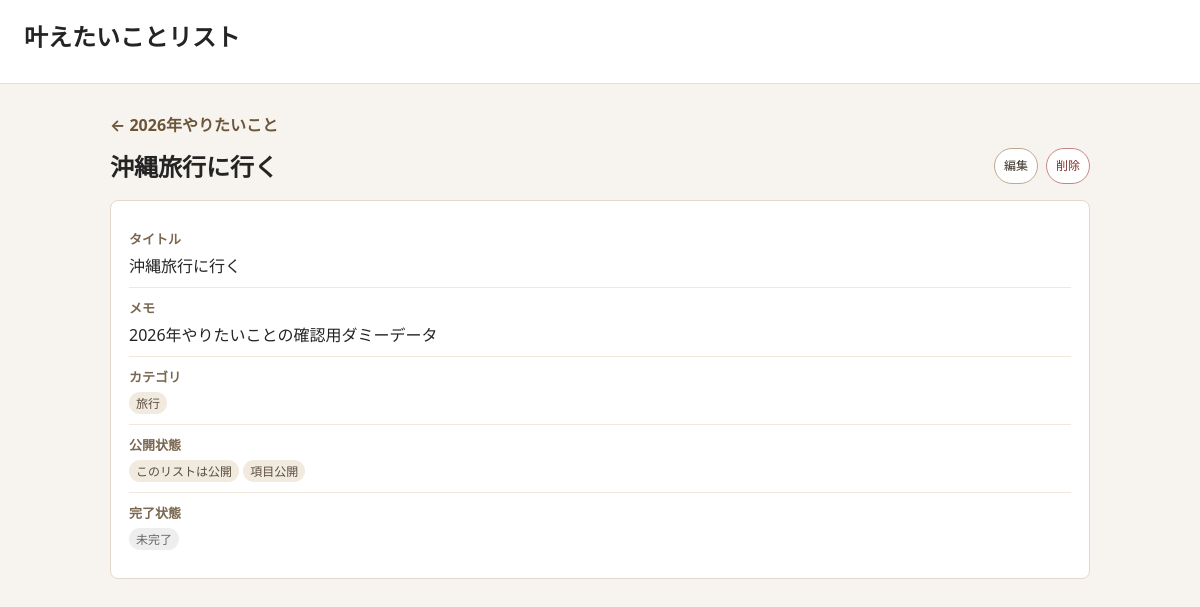
The page /yearly/587/ (signed in) on the database its author committed.
### goals/models.py (models this page shows, shortened)
class YearPlan(models.Model):
    TARGET_CHOICES = GoalSetting.TARGET_CHOICES
    user = models.ForeignKey(
        settings.AUTH_USER_MODEL,
        verbose_name="ユーザー",
        on_delete=models.CASCADE,
        related_name="year_plans",
    )
    year = models.PositiveIntegerField("Year")
    list_title = models.CharField("リスト名", max_length=120, blank=True)
    target_count = models.PositiveIntegerField("Target count", choices=TARGET_CHOICES, default=100)
    is_public = models.BooleanField("この年のリストを公開する", default=False)
    updated_at = models.DateTimeField(auto_now=True)
    class Meta:
        ordering = ["-year"]

class YearlyGoal(models.Model):
    CATEGORY_CHOICES = [
        ("travel", "旅行"),
        ("beauty", "美容"),
        ("study", "勉強"),
        ("work", "仕事"),
        ("hobby", "趣味"),
        ("health", "健康"),
        ("money", "お金"),
        ("other", "その他"),
    ]
    user = models.ForeignKey(
        settings.AUTH_USER_MODEL,
        verbose_name="ユーザー",
        on_delete=models.CASCADE,
        blank=True,
        null=True,
        related_name="yearly_goals",
    )
    year_plan = models.ForeignKey(
        YearPlan,
        verbose_name="マイリスト",
        on_delete=models.CASCADE,
        blank=True,
        null=True,
        related_name="goals",
    )
    title = models.CharField("やりたいこと", max_length=200)
    description = models.TextField("メモ", blank=True)
    category = models.CharField("カテゴリ", max_length=20, choices=CATEGORY_CHOICES, default="other")
    planned_date = models.DateField("予定日", blank=True, null=True)
    completed_date = models.DateField("完了日", blank=True, null=True)
    is_done = models.BooleanField("達成済み", default=False)
    is_public = models.BooleanField("公開する", default=False)
    item_is_public = models.BooleanField("この項目を公開する", default=True)
    created_at = models.DateTimeField(auto_now_add=True)
    updated_at = models.DateTimeField(auto_now=True)
    class Meta:
        ordering = ["is_done", "-created_at"]

### goals/views.py (the view)
# urls.py: path("yearly/<int:pk>/", views.yearly_goal_detail, name="yearly_goal_detail"),
@login_required
def yearly_goal_detail(request, pk):
    goal = get_object_or_404(
        YearlyGoal.objects.prefetch_related("monthly_goals__weekly_goals__today_tasks"),
        pk=pk,
        user=request.user,
    )
    year_plan = goal.year_plan or get_default_year_plan(request.user)
    return render(request, "goals/yearly_goal_detail.html", {"goal": goal, "year_plan": year_plan})

### goals/templates/goals/yearly_goal_detail.html (shortened to what this page needs)
{% extends "goals/base.html" %}
{% block content %}
<div class="goal-detail-nav">
    <a href="{% url 'goals:my_list_detail' year_plan.pk %}">← {{ year_plan.list_title|default:"マイリスト" }}</a>
</div>
<div class="goal-detail-head">
    <h2>{{ goal.title }}</h2>
    <div class="goal-detail-actions">
        <a class="button pill-button" href="{% url 'goals:yearly_goal_edit' goal.pk %}">編集</a>
        <a class="button pill-button danger" href="{% url 'goals:yearly_goal_delete' goal.pk %}">削除</a>
    </div>
</div>
<section class="panel">
    <div class="detail-field">
        <span class="detail-field-label">タイトル</span>
        <p class="detail-field-body">{{ goal.title }}</p>
    </div>
    <div class="detail-field">
        <span class="detail-field-label">メモ</span>
        <p class="detail-field-body">
            {% if goal.description %}
                {{ goal.description|linebreaksbr }}
            {% else %}
                <span class="meta">メモはまだありません。</span>
            {% endif %}
        </p>
    </div>
    <div class="detail-field">
        <span class="detail-field-label">カテゴリ</span>
        <p class="detail-field-body"><span class="status-pill">{{ goal.get_category_display }}</span></p>
    </div>
    <div class="detail-field">
        <span class="detail-field-label">公開状態</span>
        <p class="detail-field-body">
            <span class="status-pill {% if not year_plan.is_public %}private{% endif %}">
                このリストは{% if year_plan.is_public %}公開{% else %}非公開{% endif %}
            </span>
            <span class="status-pill {% if not goal.item_is_public %}private{% endif %}">
                項目{% if goal.item_is_public %}公開{% else %}非公開{% endif %}
            </span>
        </p>
    </div>
    <div class="detail-field">
        <span class="detail-field-label">完了状態</span>
        <p class="detail-field-body">
            <span class="status-pill {% if goal.is_done %}{% else %}private{% endif %}">
                {% if goal.is_done %}完了済み{% else %}未完了{% endif %}
            </span>
        </p>
    </div>
</section>
{% endblock %}

### goals/templates/goals/base.html (style rules this page uses)
body { margin: 0; color: #242424; background: #f7f4ef; font-family: system-ui, -apple-system, BlinkMacSystemFont, "Segoe UI", sans-serif; }
nav a, .button, .user-menu summary { display: inline-block; border: 1px solid #bca98f; border-radius: 6px; padding: 8px 12px; color: #3d3327; background: #ffffff; text-decoration: none; cursor: pointer; font: inherit; }
.panel, .item, form.form-box { border: 1px solid #e3d9cb; border-radius: 8px; background: #ffffff; padding: 18px; }
.danger { border-color: #c68686; color: #842f2f; }
.status-pill { display: inline-block; border-radius: 999px; background: #f1eadf; color: #5a4c3d; padding: 2px 7px; font-size: 12px; white-space: nowrap; }
.status-pill.private { background: #eeeeee; color: #666666; }
.pill-button, .want-button, .together-button, .public-list-actions .button, .notebook-actions .button, .page-control .button { display: inline-flex; align-items: center; justify-content: center; min-width: 0; min-height: 26px; border-radius: 999px; padding: 4px 9px; font-size: 12px; line-height: 1.2; white-space: nowrap; }

### goals/templates/goals/yearly_goal_detail.html (style rules this page uses)
.goal-detail-nav { margin-bottom: 12px; }
.goal-detail-nav a { color: #6a5538; font-weight: 700; text-decoration: none; }
.goal-detail-head { display: grid; grid-template-columns: minmax(0, 1fr) auto; align-items: start; gap: 14px; margin-bottom: 16px; }
.goal-detail-head h2 { margin: 0; }
.goal-detail-actions { display: flex; flex-wrap: wrap; gap: 8px; justify-content: flex-end; }
.goal-detail-actions .button { white-space: nowrap; }
.detail-field { display: grid; gap: 5px; padding: 10px 0; border-bottom: 1px solid #f0e8dc; }
.detail-field:last-child { border-bottom: 0; }
.detail-field-label { color: #7a6750; font-size: 13px; font-weight: 700; }
.detail-field-body { margin: 0; }

### rows shown on the page
YearPlan: list_title "2026年やりたいこと"
YearlyGoal: title "沖縄旅行に行く", description "2026年やりたいことの確認用ダミーデータ", category "旅行"
